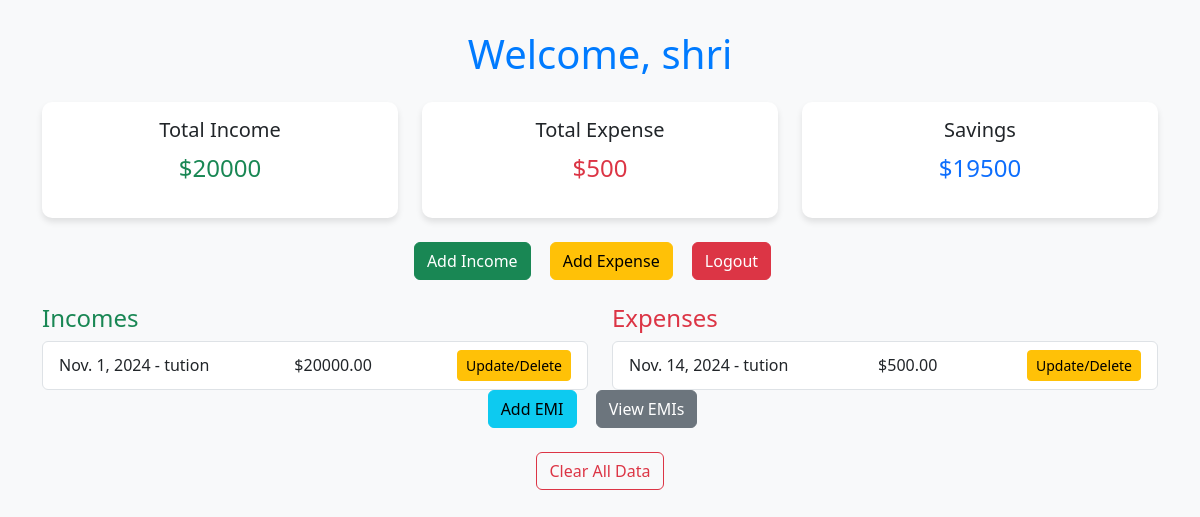
Screenshot of / (signed in) with the database file from the repository.
### accounts/models.py (models this page shows, shortened)
class User(AbstractBaseUser, PermissionsMixin):
    email = models.EmailField(verbose_name="email address", max_length=255, unique=True)
    name = models.CharField(max_length=50)
    phone = models.CharField(max_length=10)
    is_active = models.BooleanField(default=True)
    is_admin = models.BooleanField(default=False)
    objects = UserManager()
    USERNAME_FIELD = "email"
    REQUIRED_FIELDS = ["name", "phone"]

### budgets/models.py (models this page shows, shortened)
class Income(models.Model):
    user = models.ForeignKey(User, on_delete=models.CASCADE, related_name="income")
    amount = models.DecimalField(max_digits=10, decimal_places=2)
    category = models.ForeignKey(Category, on_delete=models.CASCADE, related_name="income")
    description = models.TextField(blank=True, null=True)
    date = models.DateField()
    created_at = models.DateTimeField(auto_now_add=True)

class Category(models.Model):
    INCOME = "Income"
    EXPENSE = "Expense"
    CATEGORY_TYPES = [
        (INCOME, "Income"),
        (EXPENSE, "Expense"),
    ]
    user = models.ForeignKey(User, on_delete=models.CASCADE, related_name="categories")
    name = models.CharField(max_length=50)
    category_type = models.CharField(max_length=255, default='General')
    created_at = models.DateTimeField(auto_now_add=True)

class Expense(models.Model):
    user = models.ForeignKey(User, on_delete=models.CASCADE, related_name="expenses")
    amount = models.DecimalField(max_digits=10, decimal_places=2)
    category = models.ForeignKey(Category, on_delete=models.CASCADE, related_name="expenses")
    description = models.TextField(blank=True, null=True)
    date = models.DateField()
    is_fixed = models.BooleanField(default=False)
    created_at = models.DateTimeField(auto_now_add=True)

### budgets/views.py (the view)
# urls.py: path("", include("budgets.urls")),  # Root URL points to dashboard
@login_required
def dashboard(request):
    incomes = Income.objects.filter(user=request.user)
    expenses = Expense.objects.filter(user=request.user)
    emis = EMI.objects.filter(user=request.user)
    total_income = incomes.aggregate(Sum('amount'))['amount__sum'] or 0
    total_expense = (
        expenses.aggregate(Sum('amount'))['amount__sum'] or 0
    ) + (
        emis.aggregate(Sum('amount'))['amount__sum'] or 0
    )
    savings = total_income - total_expense
    combined_expenses = list(expenses) + [
        Expense(
            date=emi.next_payment_date,
            category=Category(name="EMI: " + emi.description),
            amount=emi.amount
        )
        for emi in emis
    ]
    context = {
        'incomes': incomes,
        'expenses': combined_expenses,  # Use the combined list
        'total_income': total_income,
        'total_expense': total_expense,
        'savings': savings,
    }
    return render(request, 'budgets/dashboard.html', context)

### budgets/templates/budgets/dashboard.html (shortened to what this page needs)
<!DOCTYPE html>
<html>
<head>
    <link href="https://cdn.jsdelivr.net/npm/bootstrap@5.3.2/dist/css/bootstrap.min.css" rel="stylesheet">
</head>
<body>
    <div class="container dashboard-container">
        <div class="welcome-section text-center mb-4">
            <h1>Welcome, {{ request.user.name }}</h1>
        </div>
        <div class="row mb-4">
            <div class="col-md-4">
                <div class="card summary-card text-center p-3">
                    <h5>Total Income</h5>
                    <p class="text-success fs-4">${{ total_income }}</p>
                </div>
            </div>
            <div class="col-md-4">
                <div class="card summary-card text-center p-3">
                    <h5>Total Expense</h5>
                    <p class="text-danger fs-4">${{ total_expense }}</p>
                </div>
            </div>
            <div class="col-md-4">
                <div class="card summary-card text-center p-3">
                    <h5>Savings</h5>
                    <p class="text-primary fs-4">${{ savings }}</p>
                </div>
            </div>
        </div>
        <div class="action-links text-center mb-4">
            <a href="{% url 'add_income' %}" class="btn btn-success">Add Income</a>
            <a href="{% url 'add_expense' %}" class="btn btn-warning">Add Expense</a>
            <a href="{% url 'logout' %}" class="btn btn-danger">Logout</a>
        </div>
        <div class="row">
            <div class="col-md-6">
                <h4 class="text-success">Incomes</h4>
                <ul class="list-group">
                    {% for income in incomes %}
                        <li class="list-group-item d-flex justify-content-between align-items-center">
                            <span>{{ income.date }} - {{ income.category.name }}</span>
                            <span>${{ income.amount }}</span>
                            <div class="btn-group" role="group" aria-label="Actions">
                                <a href="{% url 'update_or_delete_income' income.id %}" class="btn btn-warning btn-sm">Update/Delete</a>
                            </div>
                        </li>
                    {% endfor %}
                </ul>
            </div>
            <div class="col-md-6">
                <h4 class="text-danger">Expenses</h4>
                <ul class="list-group">
                    {% for expense in expenses %}
                        <li class="list-group-item d-flex justify-content-between align-items-center">
                            <span>{{ expense.date }} - {{ expense.category.name }}</span>
                            <span>${{ expense.amount }}</span>
                            <div class="btn-group" role="group" aria-label="Actions">
                                {% if expense.id %}
                                    <a href="{% url 'update_or_delete_expense' expense.id %}" class="btn btn-warning btn-sm">Update/Delete</a>
                                {% else %}
                                    <span>No ID</span>
                                {% endif %}
                            </div>
                        </li>
                    {% endfor %}
                </ul>
            </div>
        </div>
        <div class="action-links text-center mb-4">
            <a href="{% url 'add_emi' %}" class="btn btn-info">Add EMI</a>
            <a href="{% url 'emi_list' %}" class="btn btn-secondary">View EMIs</a>
        </div>
        <div class="text-center mt-4">
            <form method="POST" action="{% url 'clear_dashboard_data' %}">
                <button type="submit" class="btn btn-outline-danger">Clear All Data</button>
            </form>
        </div>
    </div>
</body>
</html>

### budgets/templates/budgets/dashboard.html (style rules this page uses)
body { background-color: #f8f9fa; }
.dashboard-container { margin: 30px auto; }
.welcome-section h1 { color: #007bff; }
.summary-card { background-color: #ffffff; border: none; border-radius: 10px; box-shadow: 0px 4px 6px rgba(0, 0, 0, 0.1); }
.action-links a { margin-right: 15px; }

### rows the page displays
User: user.name "shri"
Income: date "Nov. 1, 2024", category.name "tution", amount "20000.00"
Expense: date "Nov. 14, 2024", category.name "tution", amount "500.00", shows "Update/Delete"

### other values shown
{{ total_income }} "20000"
{{ total_expense }} "500"
{{ savings }} "19500"
